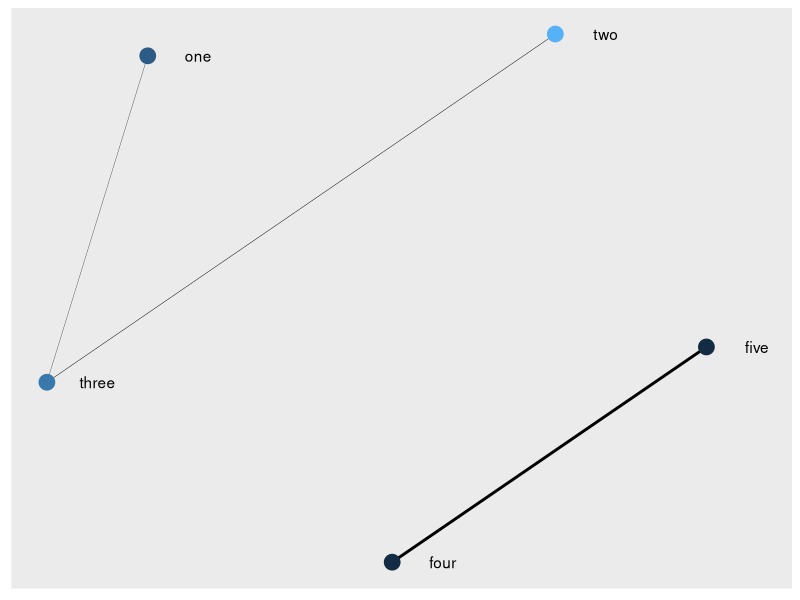
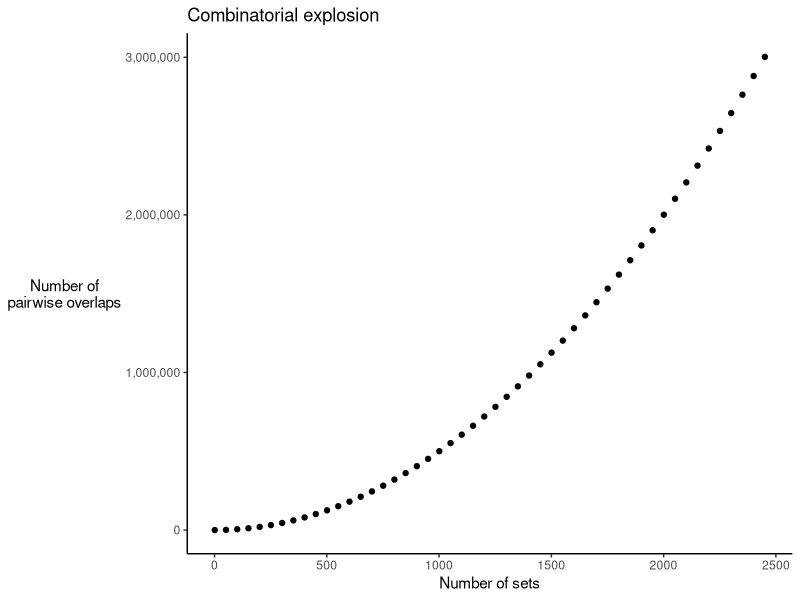

Write R code to recreate these figures, in order.
## ---- chunk 1
knitr::opts_chunk$set(echo = TRUE)
## ---- chunk 2
nodes <- data.frame(
  name = c("one", "two", "three", "four", "five"),
  significance = c(0.1, 0.25, 0.15, 0.001, 0.003),
  stringsAsFactors = FALSE
)
edges <- data.frame(
  from = c("one", "one", "two", "four"),
  to  = c("two", "three", "three", "five"),
  jaccard = c(0.4, 0.45, 0.48, 0.9),
  stringsAsFactors = FALSE
)
network <- igraph::graph_from_data_frame(d = edges, directed = FALSE,
                                         vertices = nodes)
# plot(network)
library(tidygraph)
library(ggraph)

graph <- as_tbl_graph(network, directed = FALSE)

# plot using ggraph
ggraph(graph, layout = 'kk') +
  geom_edge_fan(aes(width = jaccard), show.legend = FALSE) +
  geom_node_point(aes(color = significance), size = 5, show.legend = FALSE) +
  geom_node_text(aes(label = name), nudge_x = 0.2) +
  scale_edge_width_continuous(range = c(0, 1))
## ---- chunk 3
suppressPackageStartupMessages(library(ggplot2))
d <- data.frame(x = seq(1, 2500, by = 50),
                y = choose(n = seq(1, 2500, by = 50), k = 2))
ggplot(d) +
  aes(x = x, y = y) +
  geom_point() +
  labs(x = "Number of sets", y = "Number of\npairwise overlaps",
       title = "Combinatorial explosion") +
  scale_y_continuous(labels = scales::label_comma()) +
  theme_classic() +
  theme(axis.title.y = element_text(angle = 0, vjust = 0.5))
## ---- chunk 4
simulate_sets <- function(n_sets) {
  universe <- c(letters, LETTERS)
  sets <- replicate(n_sets,
                    sample(universe, size = rpois(1, lambda = 15)),
                    simplify = FALSE)
  names(sets) <- paste0("set", seq(n_sets))
  return(sets)
}
## ---- chunk 5
set.seed(12345)
simulate_sets(n_sets = 5)
## ---- chunk 6
calc_pairwise_overlaps <- function(sets) {

  vec_name1 <- character()
  vec_name2 <- character()
  vec_num_shared <- integer()
  vec_overlap <- numeric()
  vec_jaccard <- numeric()

  for (name1 in names(sets)) {
    set1 <- sets[[name1]]
    for (name2 in names(sets)) {
      set2 <- sets[[name2]]
      set_intersection <- intersect(set1, set2)
      num_shared <- length(set_intersection)
      overlap <- num_shared / min(length(set1), length(set2))
      jaccard <- num_shared / length(union(set1, set2))

      vec_name1 <- c(vec_name1, name1)
      vec_name2 <- c(vec_name2, name2)
      vec_num_shared <- c(vec_num_shared, num_shared)
      vec_overlap <- c(vec_overlap, overlap)
      vec_jaccard <- c(vec_jaccard, jaccard)
    }
  }

  result <- data.frame(name1 = vec_name1,
                       name2 = vec_name2,
                       num_shared = vec_num_shared,
                       overlap = vec_overlap,
                       jaccard = vec_overlap,
                       stringsAsFactors = FALSE)
  return(result)
}
## ---- chunk 7
system.time(calc_pairwise_overlaps(simulate_sets(n_sets = 100)))
## ---- chunk 8
calc_pairwise_overlaps <- function(sets) {

  n_sets <- length(sets)
  set_names <- names(sets)

  vec_name1 <- character()
  vec_name2 <- character()
  vec_num_shared <- integer()
  vec_overlap <- numeric()
  vec_jaccard <- numeric()

  for (i in seq_len(n_sets - 1)) {
    name1 <- set_names[i]
    set1 <- sets[[i]]
    for (j in seq(i + 1, n_sets)) {
      name2 <- set_names[j]
      set2 <- sets[[j]]
      set_intersection <- intersect(set1, set2)
      num_shared <- length(set_intersection)
      overlap <- num_shared / min(length(set1), length(set2))
      jaccard <- num_shared / length(union(set1, set2))

      vec_name1 <- c(vec_name1, name1)
      vec_name2 <- c(vec_name2, name2)
      vec_num_shared <- c(vec_num_shared, num_shared)
      vec_overlap <- c(vec_overlap, overlap)
      vec_jaccard <- c(vec_jaccard, jaccard)
    }
  }

  result <- data.frame(name1 = vec_name1,
                       name2 = vec_name2,
                       num_shared = vec_num_shared,
                       overlap = vec_overlap,
                       jaccard = vec_overlap,
                       stringsAsFactors = FALSE)
  return(result)
}
## ---- chunk 9
system.time(calc_pairwise_overlaps(simulate_sets(n_sets = 100)))
## ---- chunk 10
calc_pairwise_overlaps <- function(sets) {

  n_sets <- length(sets)
  set_names <- names(sets)
  n_overlaps <- choose(n = n_sets, k = 2)

  vec_name1 <- character(length = n_overlaps)
  vec_name2 <- character(length = n_overlaps)
  vec_num_shared <- integer(length = n_overlaps)
  vec_overlap <- numeric(length = n_overlaps)
  vec_jaccard <- numeric(length = n_overlaps)
  overlaps_index <- 1

  for (i in seq_len(n_sets - 1)) {
    name1 <- set_names[i]
    set1 <- sets[[i]]
    for (j in seq(i + 1, n_sets)) {
      name2 <- set_names[j]
      set2 <- sets[[j]]
      set_intersection <- intersect(set1, set2)
      num_shared <- length(set_intersection)
      overlap <- num_shared / min(length(set1), length(set2))
      jaccard <- num_shared / length(union(set1, set2))

      vec_name1[overlaps_index] <- name1
      vec_name2[overlaps_index] <- name2
      vec_num_shared[overlaps_index] <- num_shared
      vec_overlap[overlaps_index] <- overlap
      vec_jaccard[overlaps_index] <- jaccard

      overlaps_index <- overlaps_index + 1
    }
  }

  result <- data.frame(name1 = vec_name1,
                       name2 = vec_name2,
                       num_shared = vec_num_shared,
                       overlap = vec_overlap,
                       jaccard = vec_overlap,
                       stringsAsFactors = FALSE)
  return(result)
}
## ---- chunk 11
system.time(calc_pairwise_overlaps(simulate_sets(n_sets = 100)))
## ---- chunk 12
system.time(calc_pairwise_overlaps(simulate_sets(n_sets = 1000)))
## ---- chunk 13
intersect
union
## ---- chunk 14
methods(unique)
## ---- chunk 15
unique.default
## ---- chunk 16
calc_pairwise_overlaps <- function(sets) {
  # Ensure that all sets are unique character vectors
  sets_are_vectors <- vapply(sets, is.vector, logical(1))
  if (any(!sets_are_vectors)) {
    stop("Sets must be vectors")
  }
  sets_are_atomic <- vapply(sets, is.atomic, logical(1))
  if (any(!sets_are_atomic)) {
    stop("Sets must be atomic vectors, i.e. not lists")
  }
  sets <- lapply(sets, as.character)
  is_unique <- function(x) length(unique(x)) == length(x)
  sets_are_unique <- vapply(sets, is_unique, logical(1))
  if (any(!sets_are_unique)) {
    stop("Sets must be unique, i.e. no duplicated elements")
  }

  n_sets <- length(sets)
  set_names <- names(sets)
  n_overlaps <- choose(n = n_sets, k = 2)

  vec_name1 <- character(length = n_overlaps)
  vec_name2 <- character(length = n_overlaps)
  vec_num_shared <- integer(length = n_overlaps)
  vec_overlap <- numeric(length = n_overlaps)
  vec_jaccard <- numeric(length = n_overlaps)
  overlaps_index <- 1

  for (i in seq_len(n_sets - 1)) {
    name1 <- set_names[i]
    set1 <- sets[[i]]
    for (j in seq(i + 1, n_sets)) {
      name2 <- set_names[j]
      set2 <- sets[[j]]

      set_intersect <- set1[match(set2, set1, 0L)]
      set_union <- .Internal(unique(c(set1, set2), incomparables = FALSE,
                                    fromLast = FALSE, nmax = NA))
      num_shared <- length(set_intersect)
      overlap <- num_shared / min(length(set1), length(set2))
      jaccard <- num_shared / length(set_union)

      vec_name1[overlaps_index] <- name1
      vec_name2[overlaps_index] <- name2
      vec_num_shared[overlaps_index] <- num_shared
      vec_overlap[overlaps_index] <- overlap
      vec_jaccard[overlaps_index] <- jaccard

      overlaps_index <- overlaps_index + 1
    }
  }

  result <- data.frame(name1 = vec_name1,
                       name2 = vec_name2,
                       num_shared = vec_num_shared,
                       overlap = vec_overlap,
                       jaccard = vec_overlap,
                       stringsAsFactors = FALSE)
  return(result)
}
## ---- chunk 17
system.time(calc_pairwise_overlaps(simulate_sets(n_sets = 100)))
## ---- chunk 18
system.time(calc_pairwise_overlaps(simulate_sets(n_sets = 1000)))
## ---- chunk 19
sessionInfo()
